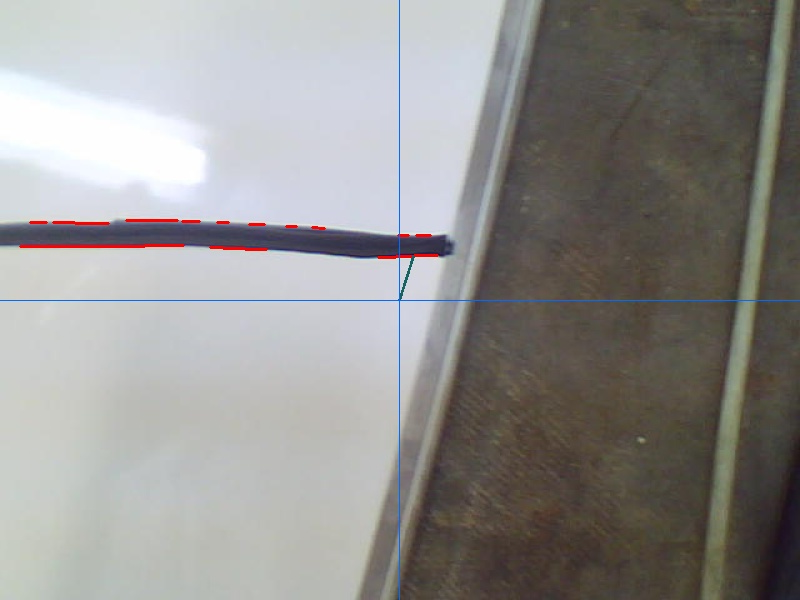
#> input picture braccetto1/lab_line_example_Hflip.jpg, 800 x 600 px
$ python -i track_cv.py   (imports and definitions only)   (older library calls are emulated)
#> lines starting #> are read from the running program, lines starting #| are printed output that depends on the picture; after the words box and inside, x2 and y2 are one past the last pixel; in counts of white or black regions, pixels touching at a corner belong together
### braccetto1/roi.py
import numpy as np
import cv2

class ROI:
    area = 0
    vertices = None

    def init_roi(self, width, height):
        vertices = [(0, height), (width / 4, 3 * height / 4),(3 * width / 4, 3 * height / 4), (width, height),]
        self.vertices = np.array([vertices], np.int32)

        blank = np.zeros((height, width, 3), np.uint8)
        blank[:] = (255, 255, 255)
        blank_gray = cv2.cvtColor(blank, cv2.COLOR_BGR2GRAY)
        blank_cropped = self.crop_roi(blank_gray)
        self.area = cv2.countNonZero(blank_cropped)

    def crop_roi(self, img):
        mask = np.zeros_like(img)
        match_mask_color = 255
        cv2.fillPoly(mask, self.vertices, match_mask_color)
        masked_image = cv2.bitwise_and(img, mask)
        return masked_image

    def get_area(self):
        return self.area

    def get_vertices(self):
        return self.vertices

### braccetto1/track_cv.py
import cv2
import numpy as np
import sys
import math
import os
import logging
import geom_util as geom
import roi
import track_conf as tconf

#default gray threshold
T = tconf.threshold
Roi = roi.ROI()

def balance_frame(image):
    global T
    ret = None
    direction = 0
    try:
        for i in range(0, tconf.th_iterations):
            rc, gray = cv2.threshold(image, T, 255, 0)
            crop = Roi.crop_roi(gray)
            nwh = cv2.countNonZero(crop)
            perc = int(100 * nwh / Roi.get_area())
            if perc > tconf.white_max:
                if T > tconf.threshold_max:
                    break
                if direction == -1:
                    ret = crop
                    break
                T += 10
                direction = 1
            elif perc < tconf.white_min:
                if T < tconf.threshold_min:
                    break
                if  direction == 1:
                    ret = crop
                    break
                T -= 10
                direction = -1
            else:
                ret = crop
                break
    except:
        ret = crop
    return ret

def adjust_brightness(img, level):
    hsv = cv2.cvtColor(img, cv2.COLOR_BGR2HSV)
    b = np.mean(img[:,:,2])
    if b == 0:
        return img
    r = level / b
    c = img.copy()
    c[:,:,2] = c[:,:,2] * r
    return cv2.cvtColor(c, cv2.COLOR_HSV2BGR)

def prepare_frame(image):
    global Roi
    global T
    height, width = image.shape[:2]
    # gray = cv2.cvtColor(image, cv2.COLOR_BGR2GRAY)
    # blurred = cv2.GaussianBlur(gray, (9, 9), 0)
    bgr = [60, 60, 80]
    hsv = cv2.cvtColor(image, cv2.COLOR_BGR2HSV)
    lower_hue = np.array([bgr[0]-T, bgr[1]-T, bgr[2]-T])
    upper_hue = np.array([bgr[0]+T, bgr[1]+T, bgr[2]+T])
    mask = cv2.inRange(hsv, lower_hue, upper_hue)
    blurred = cv2.GaussianBlur(mask, (9, 9), 0)

    cv2.imshow('image',image)
    cv2.imshow('blurred',blurred)
    cv2.imshow('mask',mask)
    # cv2.waitKey(0)
    # exit(-1)
    cv2.waitKey(1)

    if Roi.get_area() == 0:
        Roi.init_roi(width, height)
    return balance_frame(blurred), width, height

def find_main_countour(image):
    im2, cnts, hierarchy = cv2.findContours(image, cv2.RETR_CCOMP, cv2.CHAIN_APPROX_SIMPLE)
    C = None
    if cnts is not None and len(cnts) > 0:
         C = max(cnts, key = cv2.contourArea)
    if C is None:
        return None, None
    rect = cv2.minAreaRect(C)
    box = cv2.boxPoints(rect)
    box = np.int0(box)
    box = geom.order_box(box)
    return C, box

def handle_frame(image, fout=None, show=False):
    # image = cv2.imread(path)
    if image is None:
        # logging.warning(("File not found", path))
        return None, None, None, None, None
    cropped, w, h = prepare_frame(image)
    if cropped is None:
        return None, None, None, None, None
    cont, box = find_main_countour(cropped)
    if cont is None:
        return None, None, None, None, None
    p1, p2 = geom.calc_box_vector(box)
    if p1 is None:
        return None, None, None, None, None
    angle = geom.get_vert_angle(p1, p2, w, h)
    shift = geom.get_horz_shift(p1[0], w)
    draw = fout is not None or show
    if draw:
        cv2.drawContours(image, [cont], -1, (0,0,255), 3)
        cv2.drawContours(image,[box],0,(255,0,0),2)
        cv2.line(image, p1, p2, (0, 255, 0), 3)
        msg_a = "Angle {0}".format(int(angle))
        msg_s = "Shift {0}".format(int(shift))
        cv2.putText(image, msg_a, (10, 20), cv2.FONT_HERSHEY_SIMPLEX, 0.5, (255,255,255), 1)
        cv2.putText(image, msg_s, (10, 40), cv2.FONT_HERSHEY_SIMPLEX, 0.5, (255,255,255), 1)
    if fout is not None:
        cv2.imwrite(fout, image)
    if show:
        cv2.imshow("image", image)
        cv2.imshow("cropped", cropped)
        cv2.waitKey(1)
    return image, angle, shift, w, h
'''
def prepare_frame2(image):
    height, width = image.shape[:2]
    crop = image[3 * height / 4: height, width / 4:3 * width/ 4]
    crop = adjust_brightness(crop, tconf.brightness)
    gray = cv2.cvtColor(crop, cv2.COLOR_BGR2GRAY)
    blurred = cv2.GaussianBlur(gray, (9, 9), 0)
    rc, gray = cv2.threshold(blurred, tconf.threshold, 255, 0)
    return gray, width / 2, height / 4

def handle_frame2(image, fout=None, show=False):
    # image = cv2.imread(path)
    if image is None:
        logging.warning(("File not found", path))
        return None, None, None, None, None
    height, width = image.shape[:2]
    cropped, w, h = prepare_frame2(image)
    if cropped is None:
        return None, None, None, None, None
    cont, box = find_main_countour(cropped)
    if cont is None:
        return None, None, None, None, None
    p1, p2 = geom.calc_box_vector(box)
    if p1 is None:
        return None, None, None, None, None
    angle = geom.get_vert_angle(p1, p2, w, h)
    shift = geom.get_horz_shift(p1[0], w)
    draw = fout is not None or show
    if draw:
        w_offset = (width - w) / 2
        h_offset = (height - h)
        dbox = geom.shift_box(box, w_offset, h_offset)
        cv2.drawContours(image,[dbox],0,(255,0,0),2)
        dp1 = (p1[0] + w_offset, p1[1] + h_offset)
        dp2 = (p2[0] + w_offset, p2[1] + h_offset)
        cv2.line(image, dp1, dp2, (0, 255, 0), 3)
        msg_a = "Angle {0}".format(int(angle))
        msg_s = "Shift {0}".format(int(shift))
        cv2.putText(image, msg_a, (10, 20), cv2.FONT_HERSHEY_SIMPLEX, 0.5, (255,255,255), 1)
        cv2.putText(image, msg_s, (10, 40), cv2.FONT_HERSHEY_SIMPLEX, 0.5, (255,255,255), 1)
    if fout is not None:
        cv2.imwrite(fout, image)
    if show:
        cv2.imshow("image", image)
        key = cv2.waitKey(1) & 0xFF
        if key == ord("q"):
            return None, None, None, None, None
    return image, angle, shift, w, h
'''
# [14 lines of commented-out code are left out]

>>> import cv2
>>> picture = cv2.imread('lab_line_example_Hflip.jpg')
#> picture is the input picture: shape (600, 800, 3); mean B, G, R 143.9, 145.9, 147.5
>>> result = handle_frame(picture)
#> in prepare_frame, `hsv = cv2.cvtColor(image, cv2.COLOR_BGR2HSV)`: hsv: shape (600, 800, 3); mean H, S, V 57.4, 29.3, 152.3
#> in prepare_frame, `mask = cv2.inRange(hsv, lower_hue, upper_hue)`:
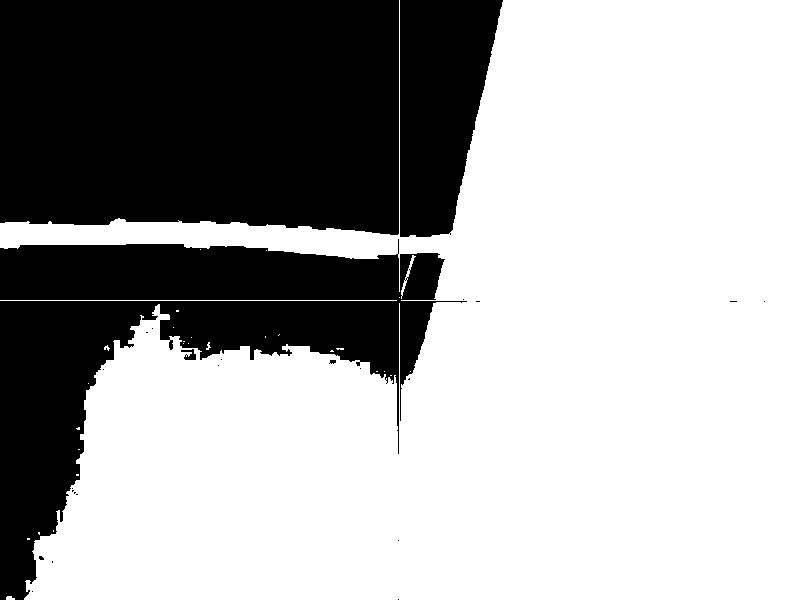
#> mask: shape (600, 800); 64.8% white; 25 black regions (20 under 20 px), largest, box (x1, y1, x2, y2) and area: (0, 0, 399, 235) 89829, (0, 239, 467, 600) 60795, (400, 0, 503, 237) 18061, (181, 349, 196, 360) 91, (329, 360, 336, 364) 21
#> in prepare_frame, `blurred = cv2.GaussianBlur(mask, (9, 9), 0)`:
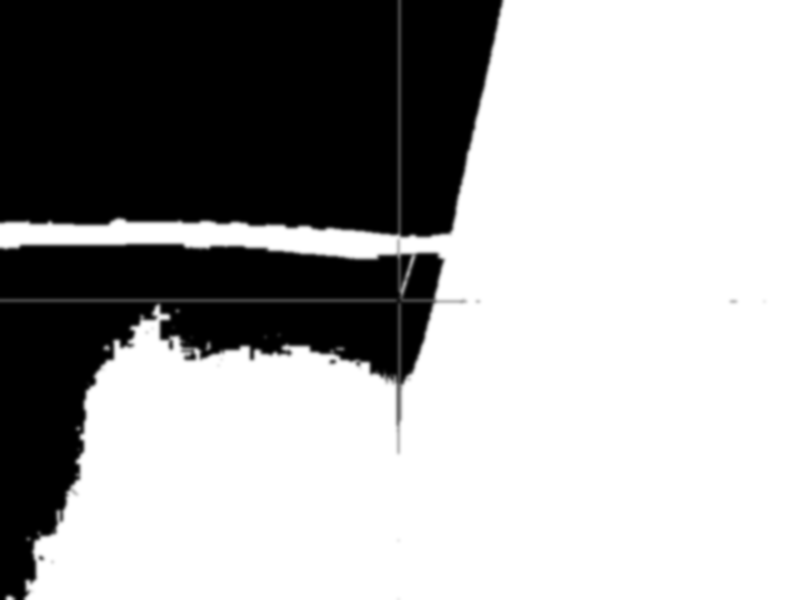
#> blurred: shape (600, 800); min 0, max 255, mean 165.3
#> in crop_roi, `cv2.fillPoly(mask, self.vertices, match_mask_color)`:
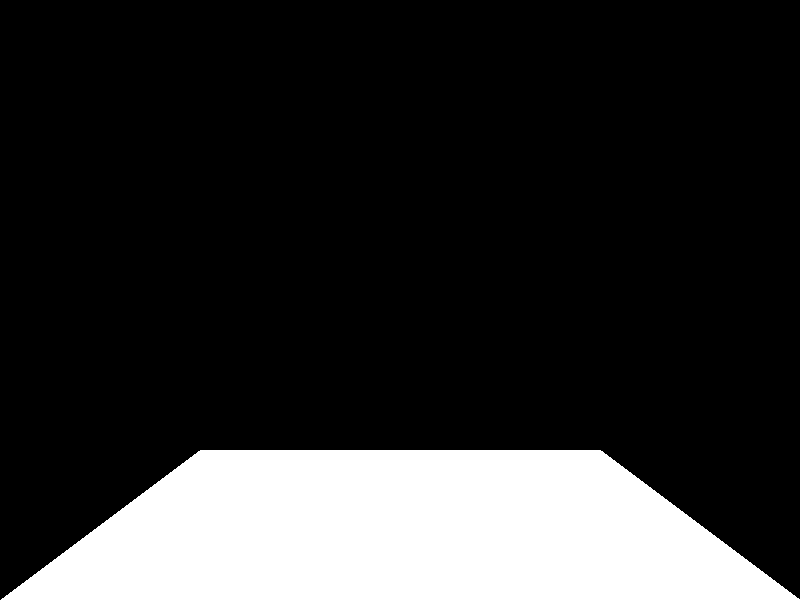
#> mask: shape (600, 800); 18.8% white; 1 white region, box (x1, y1, x2, y2) and area: (1, 450, 800, 600) 90050
#> in crop_roi, `masked_image = cv2.bitwise_and(img, mask)`: img: shape (600, 800); every value is 255
#> the loop in balance_frame, `for i in range(0, tconf.th_iterations):` made 8 passes
#> (rc, nwh) on passes 1 to 8: (120, 89785), (130, 89780), (140, 89769), (150, 89757), (160, 89744), (170, 89735), (180, 89728), (190, 89716)
#> pass 1, in balance_frame, `rc, gray = cv2.threshold(image, T, 255, 0)`:
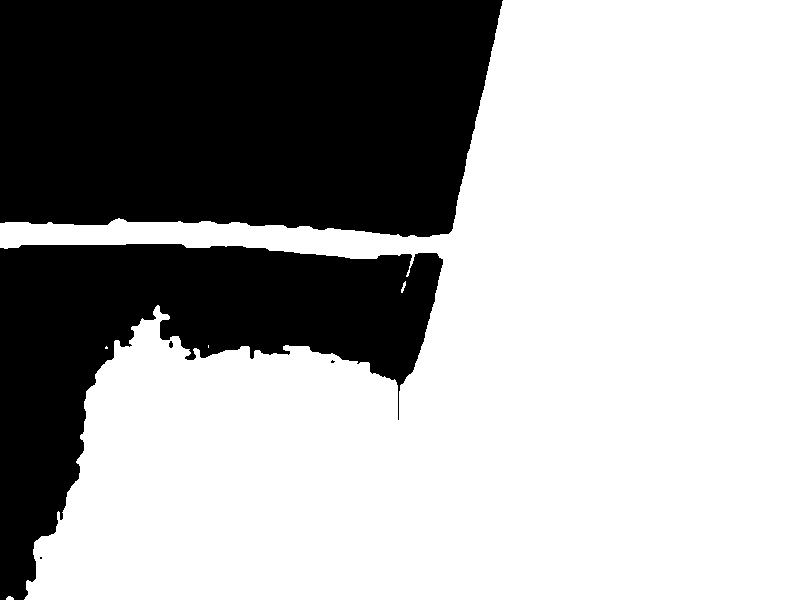
#> gray: shape (600, 800); 64.7% white; 5 black regions (2 under 20 px), largest, box (x1, y1, x2, y2) and area: (0, 0, 503, 237) 108101, (0, 244, 443, 600) 61254, (169, 341, 173, 348) 22
#> after the loop in balance_frame, `for i in range(0, tconf.th_iterations):`: crop: shape (600, 800); 18.7% white; 2 white regions (1 under 20 px), largest, box (x1, y1, x2, y2) and area: (26, 450, 800, 600) 89706
#> after the loop in balance_frame, `for i in range(0, tconf.th_iterations):`:
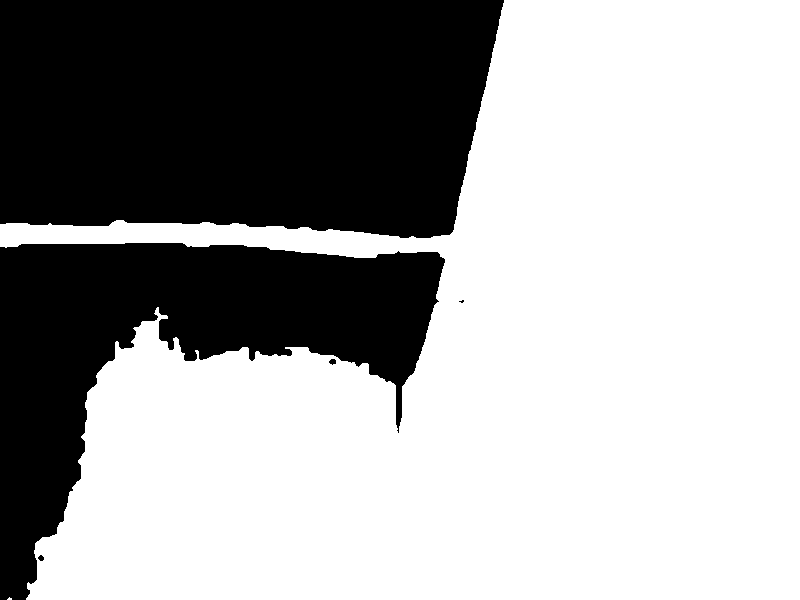
#> gray: shape (600, 800); 64.1% white; 5 black regions (1 under 20 px), largest, box (x1, y1, x2, y2) and area: (0, 0, 504, 238) 108897, (0, 243, 445, 600) 63461, (329, 359, 336, 365) 31, (38, 555, 44, 561) 26
#> after the loop in balance_frame, `for i in range(0, tconf.th_iterations):`: T = 190
#> in handle_frame, `cropped, w, h = prepare_frame(image)`: w = 800; h = 600
#> result = 5 items
